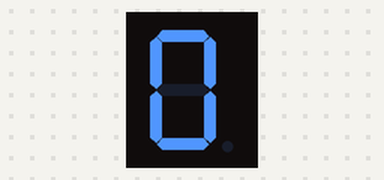
The sketch below on a simulated Arduino Uno, built with avr-gcc and run on an emulated ATmega328P. Shown: 1-digit seven-segment display.

Above: at 3.1 s.
At 9.1 s:
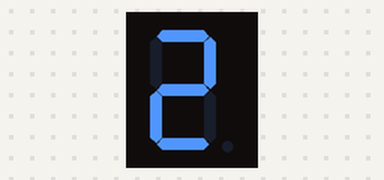
At 12.1 s:
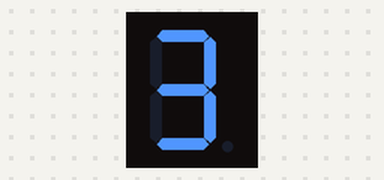
At 18.1 s:
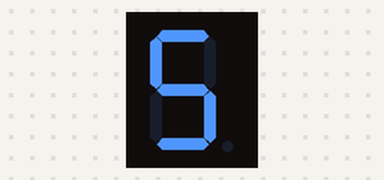
At 27.1 s:
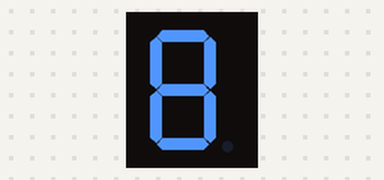
At 36.1 s:
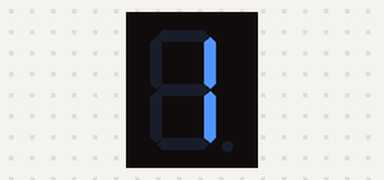

The sketch:

8_bit_counter.ino
```cpp
#include "SevSeg.h"
SevSeg sevseg;

void setup(){
    byte numDigits = 1;
    byte digitPins[] = {};
    byte segmentPins[] = {10,9,5,3,2,11,12,6};
    bool resistorsOnSegments = true;

    byte hardwareConfig = COMMON_CATHODE;
    sevseg.begin(hardwareConfig, numDigits, digitPins, segmentPins, resistorsOnSegments);
    sevseg.setBrightness(50);
}

void loop(){
        for (int i = 0; i < 10; i++){
          sevseg.setNumber(i);
          delay(3000);
          sevseg.refreshDisplay();
        }
        sevseg.refreshDisplay();
}
```

Measured:
- what the display in image 0 shows lasts 3.0 s, from 3.0 s to 6.0 s
